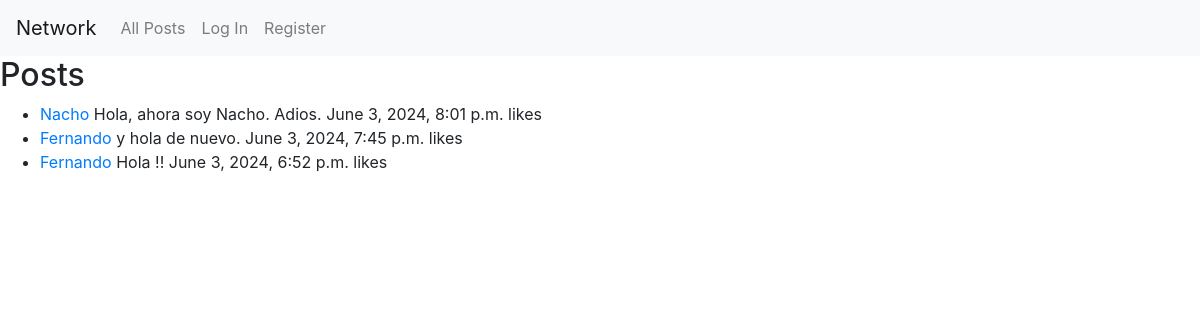
The page / on the database its author committed.
### network/models.py (models this page shows, shortened)
class Post(models.Model):
    user = models.ForeignKey(User, on_delete=models.CASCADE, related_name="posts")
    content = models.TextField(blank=True)
    timestamp = models.DateTimeField(auto_now_add=True)

class User(AbstractUser):
    pass

### network/views.py (the view)
# urls.py: path("", views.index, name="index"),
def index(request):
    if request.method == "POST":
        content = request.POST["content"]  # Asegúrate de que el nombre del campo coincide
        user = request.user
        new_post = Post(user=user, content=content)
        new_post.save()
        return HttpResponseRedirect(reverse("network:index"))  # Usa el namespace correcto
    else:
        posts = Post.objects.all().order_by('-timestamp')  # Ordenar por timestamp en orden descendente
        return render(request, "network/index.html", {"posts": posts})

### network/templates/network/index.html (shortened to what this page needs)
{% extends "network/layout.html" %}
{% block body %}
    <h2>Posts</h2>
    <ul>
        {% for post in posts %}
            <li>
                <a href="{% url 'network:profile' post.user.username %}">{{ post.user.username }}</a>
                <span>{{ post.content }}</span>
                <span>{{ post.timestamp }}</span>
                <span>{{ post.likes }} likes</span>
            </li>
        {% endfor %}
    </ul>
{% endblock %}

### rows shown on the page
Post: user.username "Nacho", content "Hola, ahora soy Nacho. Adios.", timestamp "June 3, 2024, 8:01 p.m."
Post: user.username "Fernando", content "y hola de nuevo.", timestamp "June 3, 2024, 7:45 p.m."
Post: user.username "Fernando", content "Hola !!", timestamp "June 3, 2024, 6:52 p.m."
